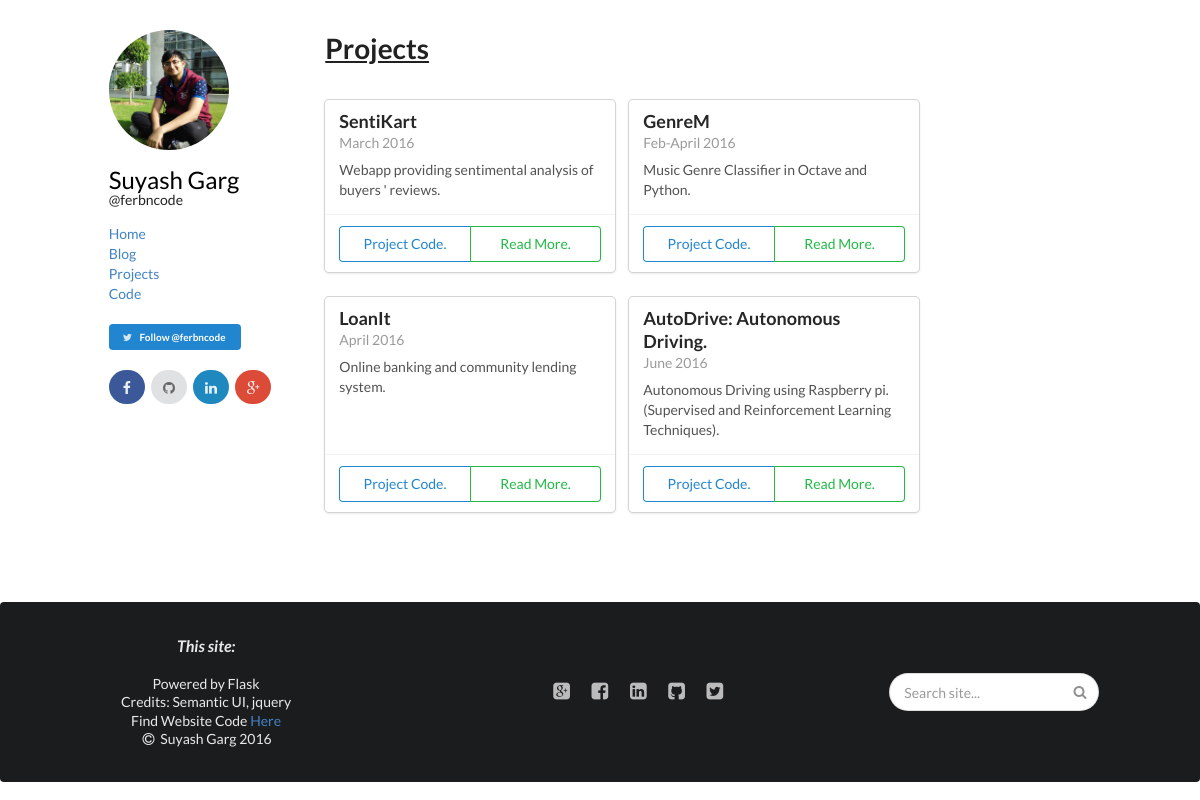
The page /projects/ on the database as committed earlier.
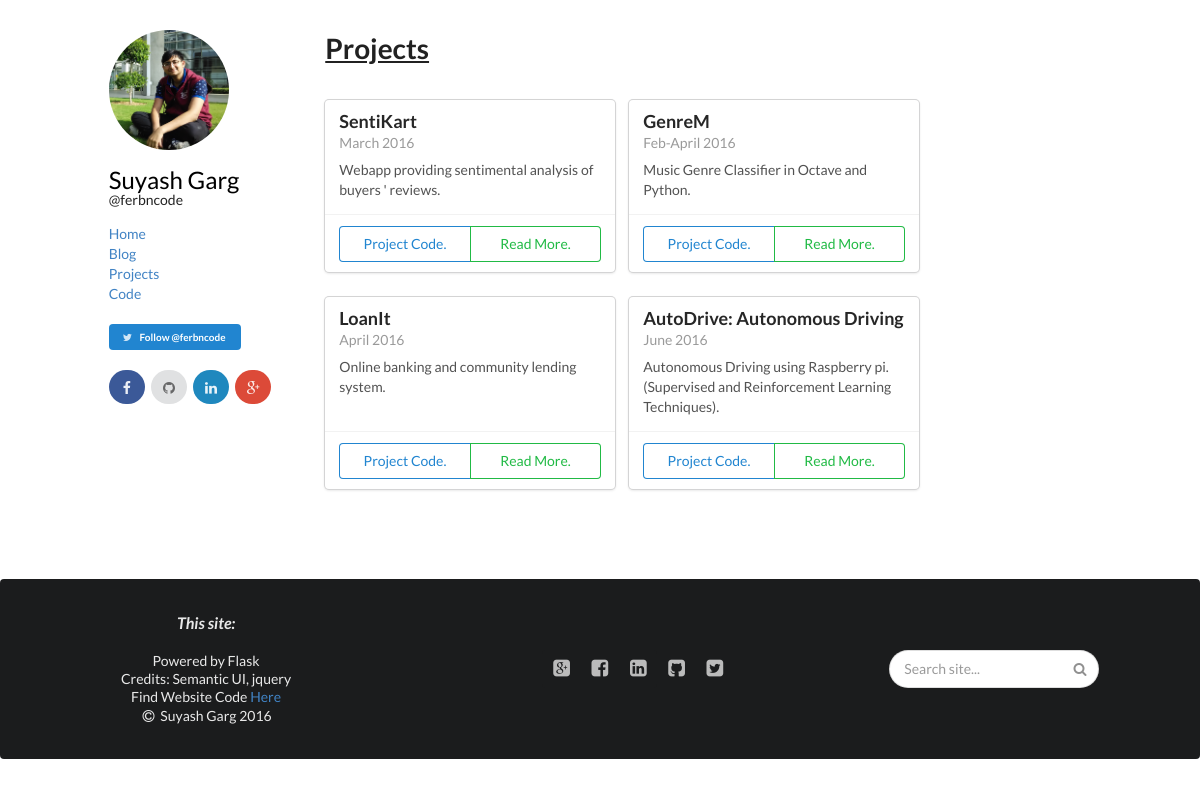
The same page on the database as committed later.
### tables this page shows
CREATE TABLE projects (codeurl TEXT, date TEXT, subject TEXT, Line TEXT, Detail TEXT);

### mysite/views/projects.py (the view)
@projects.route('/')
def index():
	projects_summary = []
	for project in query_db("select * from projects"):
		projects_summary.append(project)
	return render_template('projects/index.html', projects_summary=projects_summary)

### mysite/models.py (called while the page is built)
def get_db():
	db = getattr(g, '_database', None)
	if db is None:
		db = g._database = sqlite3.connect(DATABASE)
	db.row_factory = sqlite3.Row
	return db

def query_db(query, args=(), one=False):
	cur = get_db().execute(query, args)
	rv = cur.fetchall()
	cur.close()
	return (rv[0] if rv else None) if one else rv

### mysite/templates/projects/index.html (shortened to what this page needs)
{% extends 'base.html' %}
{%block head%}
{{super()}}
{%endblock%}
{%block body%}
{{super()}}
{%endblock%}
{%block maindiv%}
<h1><u>Projects</u></h1><br/>
<div class="ui cards">
{%for project in projects_summary%}
  <div class="card">
    <div class="content">
      <div class="header">
        {{project['subject']}}
      </div>
      <div class="meta">
        {{project['date']}}
      </div>
      <div class="description">
	  {{project['Line']}}
      </div>
    </div>
    <div class="extra content">
      <div class="ui two buttons">
        <div class="ui basic blue button" onclick="location.href='{{project['codeurl']}}'">Project Code.</div>
        <div class="ui basic green button" onclick="location.href='/projects/{{project['subject']}}'">Read More.</div>
      </div>
    </div>
  </div>
 {%endfor%}
  </div>
{%endblock%}

### mysite/templates/base.html (shortened to what this page needs)
<html>
<head>
{%block head%}
<link href="{{url_for('static',filename='css/semantic.min.css')}}", rel="stylesheet" type="text/css">
<link href="{{url_for('static', filename='css/semantic.css')}}", rel="stylesheet" type="text/css">
{%endblock%}
</head>
<body>
{%block body%}
<div id="wrapper">
<div id="content">
<div style="position:relative;top:30px">
<div class="ui internally stackable grid container">
  <div class="row">
  <div class="one wide column"></div>
    <div class="three wide column">
    <div class="ui">
    <div>
    <img class="ui image" style="border-radius: 50%;max-height:120px" src="{{url_for('static', filename='images/output2.jpg')}}">
    </div>
  <div class="content">
  <br/>
    <a class="header" href="/"><font color="#000" size="5">Suyash Garg</font></a>
    <p>@ferbncode</p>
    <a href='/'>Home</a><br/>
    <a href='/blog'>Blog</a><br/>
    <a href='/projects'>Projects</a><br/>
    <a href='/code'>Code</a><br/><br/>
<div>
<button class="ui primary mini button" onclick="location.href='https://twitter.com/ferbncode'">
<i class="twitter icon"></i>
  Follow @ferbncode
</button></div><br/>
<button class="ui circular facebook icon button" onclick="location.href='https://www.facebook.com/profile.php?id=100004815735036'">
  <i class="facebook icon"></i>
</button>
<button class="ui circular github icon button" onclick="location.href='https://github.com/ferbncode'">
  <i class="github icon"></i>
</button>
<button class="ui circular linkedin icon button" onclick="location.href='https://in.linkedin.com/in/suyash-garg-43b99ab1'">
  <i class="linkedin icon"></i>
</button>
<button class="ui circular google plus icon button">
  <i class="google plus icon"></i>
</button>
  </div>
</div>
    </div>
    <div class="eleven wide column">
      <div>{%block maindiv%}{%endblock%}</div>
    </div>
  </div>
</div>
</div>
</div>
<br/>
    <br/>
    <br/>
    <br/>
    <pr/>
    <br/>
    <br/>
<div id="footer">
<div class="ui inverted segment">
  <div class="ui inverted secondary menu">
    <div class="ui red three item stackable inverted menu">
	  <div class="item">
	  	<p>
	    <strong><font size="3.5"><i>This site: </i></font></strong><br/> <br/>Powered by Flask<br \>
	    Credits: Semantic UI, jquery<br/>Find Website Code <a href="https://github.com/ferbncode/suyashgarg.heroku.com">Here</a><br>
	    <i class='copyright icon'></i>Suyash Garg 2016</p>
	  </div>
  <div class="item">
  <div class="ui icon inverted stackable small menu">
  <a class="item" href="">
    <i class="google plus square large icon"></i>
  </a>
  <a class="item" href="https://www.facebook.com/profile.php?id=100004815735036">
   <i class="facebook square large icon"></i>
  </a>
  <a class="item" href="https://in.linkedin.com/in/suyash-garg-43b99ab1">
    <i class="linkedin square large icon"></i>
  </a>
  <a class="item" href="https://github.com/ferbncode">
    <i class="github square large icon"></i>
  </a>
  <a class="item" href="https://twitter.com/ferbncode">
    <i class="twitter square large icon"></i>
  </a>
 </div>
</div>
<div class="item">
	  	<div class="ui  search">
  		<div class="ui icon input">
    		<input class="prompt" placeholder="Search site..." type="text">
  		</div>
	</div>
  </div>
  </div>
</div>
</div>
</div>
{%endblock%}
</body>

Rows that differ between the two databases and show on the page:
changed projects: subject "AutoDrive: Autonomous Driving." → "AutoDrive: Autonomous Driving"
